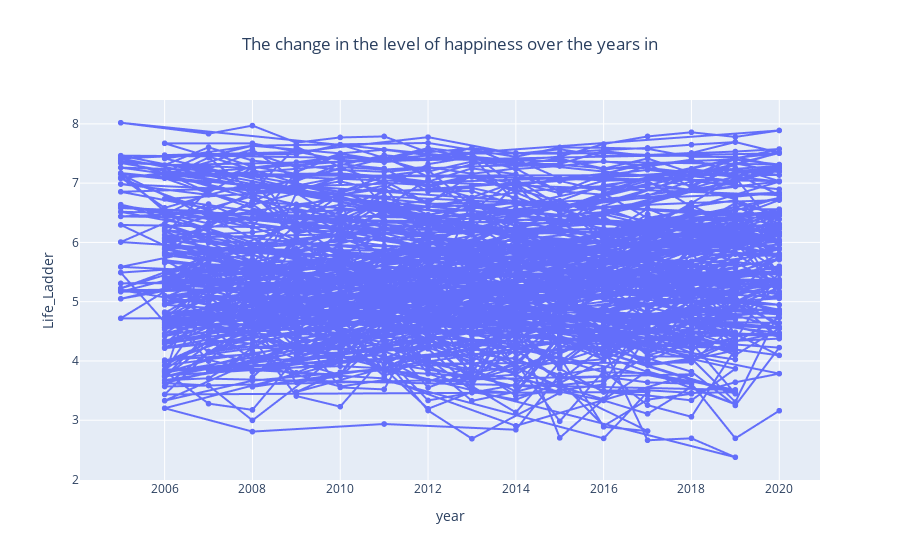

Notebook code for this chart:
### Code cell
line = px.line(df, x = 'year', y = 'Life_Ladder', title = 'The change in the level of happiness over the years in ', markers = True)
line.update_layout(title_x = 0.5)
line

### Figure 1 — Plotly figure (JSON) as saved in the notebook; plotly's stock layout.template omitted (floating-point values rounded to 4 significant figures; data arrays with more than 128 entries replaced by an {"elided": "..."} marker saying what was removed)
{"data": [{"hovertemplate": "year=%{x}<br>Life_Ladder=%{y}<extra></extra>", "legendgroup": "", "line": {"color": "#636efa", "dash": "solid"}, "marker": {"symbol": "circle"}, "mode": "lines+markers", "name": "", "showlegend": false, "type": "scattergl", "x": {"elided": "1949 int values"}, "xaxis": "x", "y": {"elided": "1949 float values"}, "yaxis": "y"}], "layout": {"autosize": true, "legend": {"tracegroupgap": 0}, "title": {"text": "The change in the level of happiness over the years in ", "x": 0.5}, "xaxis": {"anchor": "y", "autorange": true, "domain": [0, 1], "range": [2004.0, 2021.0], "title": {"text": "year"}, "type": "linear"}, "yaxis": {"anchor": "x", "autorange": true, "domain": [0, 1], "range": [1.909, 8.485], "title": {"text": "Life_Ladder"}, "type": "linear"}}}
